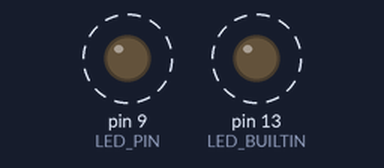
Bench run of a sketch on a simulated Arduino Uno, built with avr-gcc and run on an emulated ATmega328P. On the bench: output pins drawn as LEDs (lit = HIGH). Dashed ring = blinking. No radio packets arrive unless stated; what the sketch prints to the serial monitor is not drawn.

Above: at 6.0 s.
Timing chart, 0 to 9.8 s (numbered marks = the images above):
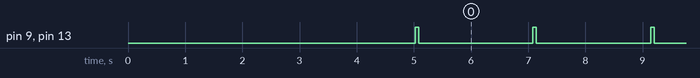

Measured:
- by itself, pin 9 (LED_PIN), pin 13 (LED_BUILTIN): alternates HIGH for 0.06 s and LOW for 2.0 s

The sketch:

lora_send.ino
```cpp
#include <LoRa.h>

#define LED_PIN 9

String values[5]{ "test", "hello", "123", "123", "test" };
int i = 0;

void setup() {
  Serial.begin(9600);

  if (!LoRa.begin(868E6)) {
    Serial.println("Starting LoRa failed!");
    while (1)
      ;
  } else {
    Serial.println("LoRa send");
  }

  LoRa.setSyncWord(0xF3);

  // do not remove this. It is needed to be able to upload a new sketch
  delay(5000);

  pinMode(LED_PIN, OUTPUT);
  pinMode(LED_BUILTIN, OUTPUT);
}

void loop() {
  digitalWrite(LED_PIN, HIGH);
  digitalWrite(LED_BUILTIN, HIGH);

  send_msg(values[i]);

  Serial.print("Sent: ");
  Serial.println(values[i]);

  i = (i + 1) % 5;

  digitalWrite(LED_PIN, LOW);
  digitalWrite(LED_BUILTIN, LOW);

  delay(2000);
}

void send_msg(String msg) {
  LoRa.beginPacket();
  LoRa.print(msg);
  LoRa.endPacket();
}
```
